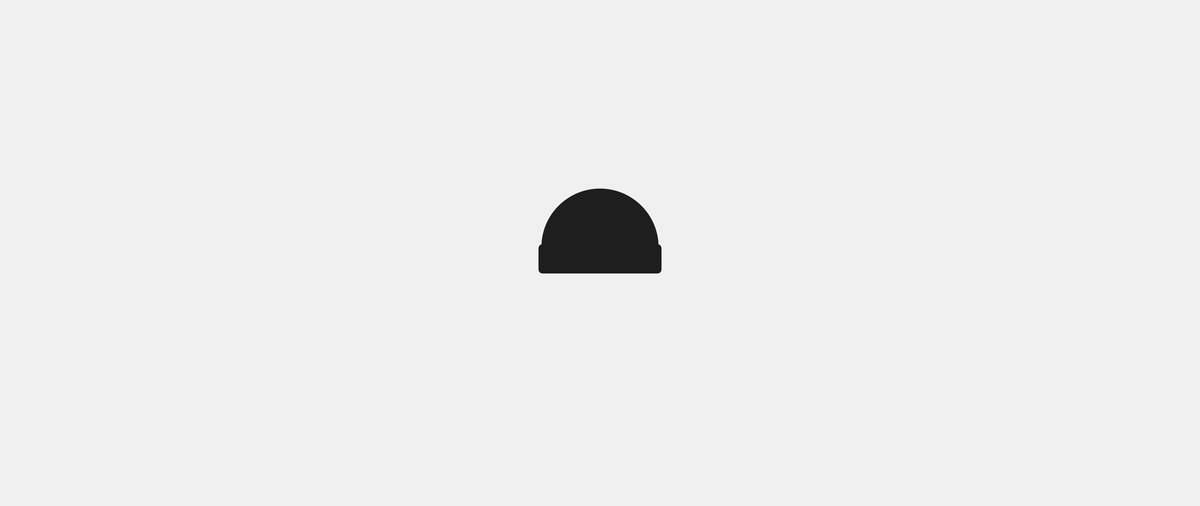
Frame 1 (no input)
Frame 2 (the mouse pressed at the canvas centre, redrawn once): identical to frame 1, image omitted

The Processing sketch that drew this single still picture (run headless with seeded random() and noise(); the mouse was pressed at the canvas centre and the sketch redrawn once):

// Processing sketch: one_flew_over_the_cuckoo_s_nest
// ── one_flew_over_the_cuckoo_s_nest.pde
// Manuale di Programmazione Cinematografica
// Daniele Olmisani, 2015

// One flew over the cukoo's nest

final color PAPER = color(240, 240, 240);
final color INK = color(30, 30, 30);

final int SIZE = 250;

void setup() {
  size(2560, 1080);
  noLoop();
}

void draw() {

  translate(width/2.0, height/2.0);
  
  background(PAPER);
  fill(INK);
  
  noStroke();
  
  ellipseMode(CENTER);
  arc(0, -0.05*SIZE, SIZE, SIZE, -PI, 0);
  
  rectMode(CENTER);
  rect(0, 0.05*SIZE, 1.05*SIZE, 0.25*SIZE, 10);
  
  save("one-flew-over-the-cukoo-s-nest.png");
}
